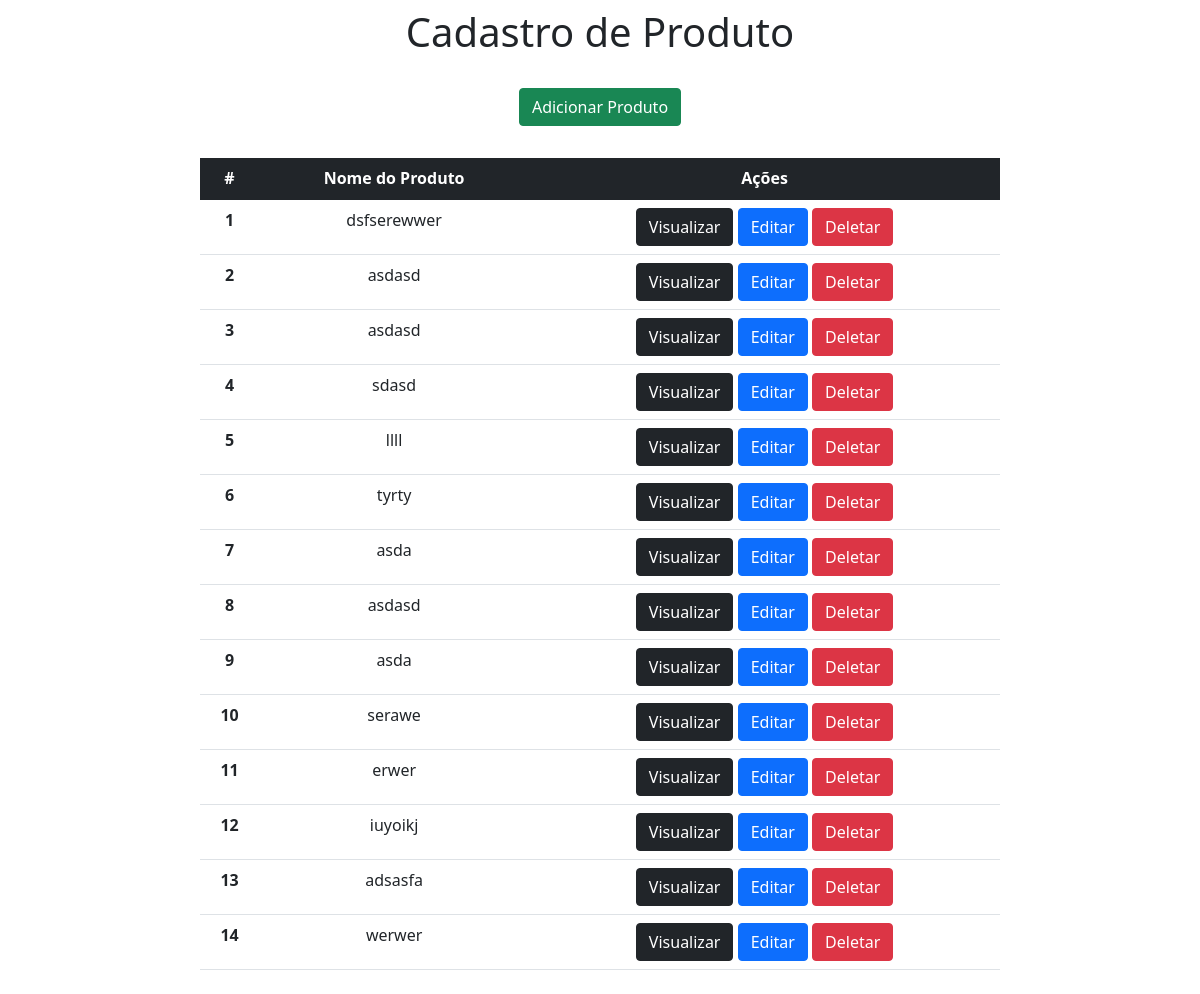
Before: /produto/2/ with the older database file.
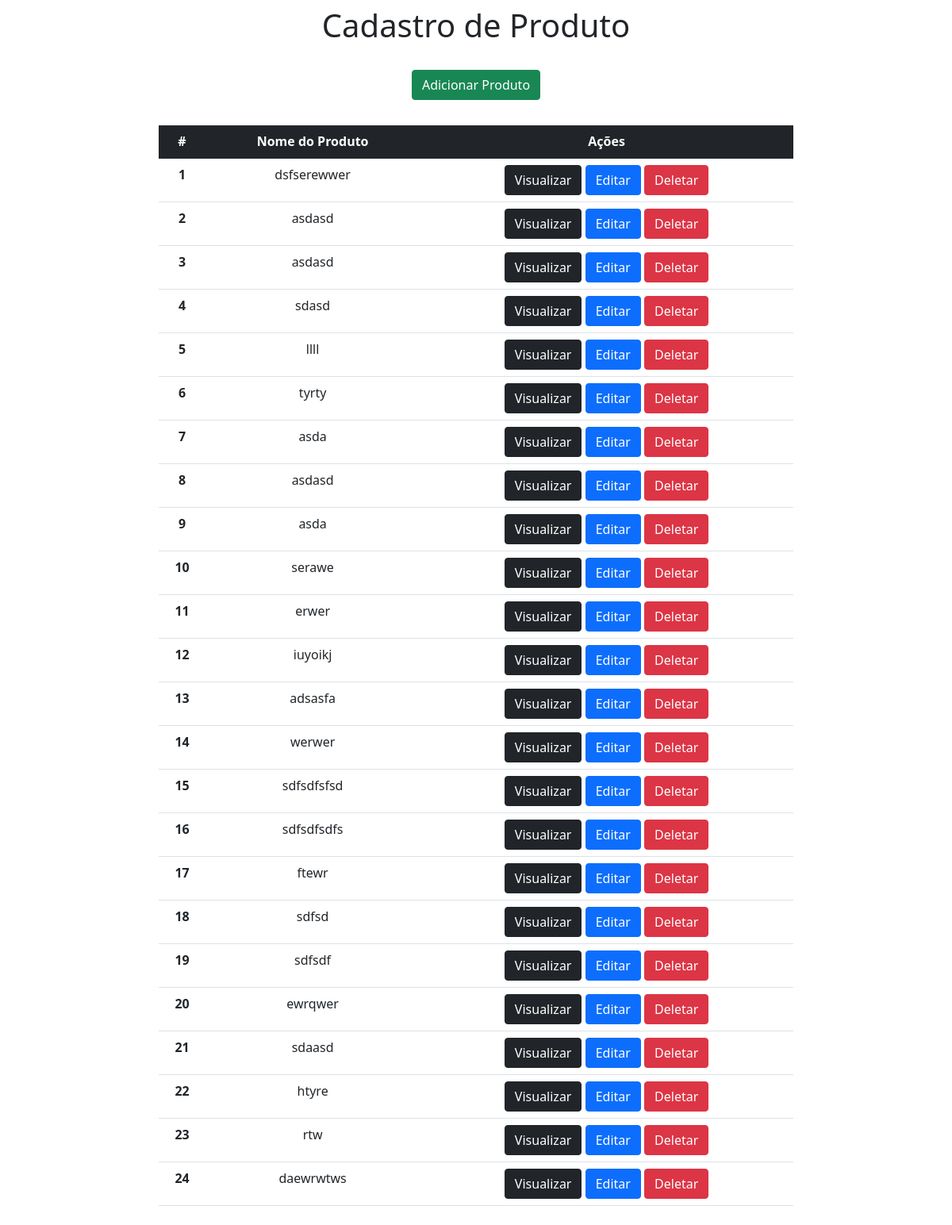
After: the same page with the newer database file.
### app/models.py (models this page shows)
class Produto(models.Model):
    produto = models.CharField(max_length=150)
    empresa = models.ForeignKey(Empresa, on_delete=models.CASCADE)

### app/views.py (the view)
# urls.py: path('produto/<int:pk>/', views.produtos, name='produto'),
def produtos(request, pk):
    data = {}
    data['db'] = Produto.objects.filter(empresa_id=pk)
    data["empresa_id"] = pk
    print(data)
    return render(request, "indexProducts.html", data)

### app/templates/indexProducts.html (shortened to what this page needs)
<!DOCTYPE html>
<html lang="pt-br">
<head>
    <link rel="stylesheet" href="https://cdn.jsdelivr.net/npm/bootstrap@5.1.1/dist/css/bootstrap.min.css">
</head>
<body>
    <div class="col-8 m-auto pt-2 pb-2 text-center">
        <h1>Cadastro de Produto</h1>
    </div>
    <div class="col-8 m-auto pt-3 pb-2 text-center">
        <a href="/produto/form/{{empresa_id}}/" class=" btn btn-success">Adicionar Produto</a>
    </div>
    <div class="col-8 m-auto pt-4 pb-2 text-center">
        <table class="table">
          <thead class="table-dark">
            <tr>
              <th scope="col">#</th>
              <th scope="col">Nome do Produto</th>
              <th scope="col">Ações</th>
            </tr>
          </thead>
          <tbody>
          {% for dbs in db %}
           <tr>
              <th>{{dbs.id}}</th>
              <td>{{dbs.produto}}</td>
              <td>
                  <a href="/produto/view/{{dbs.id}}/" class="btn btn-dark">Visualizar</a>
                  <a href="/produto/edit/{{dbs.id}}/" class="btn btn-primary">Editar</a>
                  <a href="/produto/delete/{{dbs.id}}/" class="btn btn-danger btnDel">Deletar</a>
              </td>
           </tr>
          {% endfor %}
          </tbody>
        </table>
    </div>
    {% load static %}
    </body>
</html>

Changed rows visible on the page:
added Produto: id "15", produto "sdfsdfsfsd"
added Produto: id "16", produto "sdfsdfsdfs"
added Produto: id "17", produto "ftewr"
added Produto: id "18", produto "sdfsd"
added Produto: id "19", produto "sdfsdf"
added Produto: id "20", produto "ewrqwer"
added Produto: id "21", produto "sdaasd"
added Produto: id "22", produto "htyre"
added Produto: id "23", produto "rtw"
added Produto: id "24", produto "daewrwtws"
